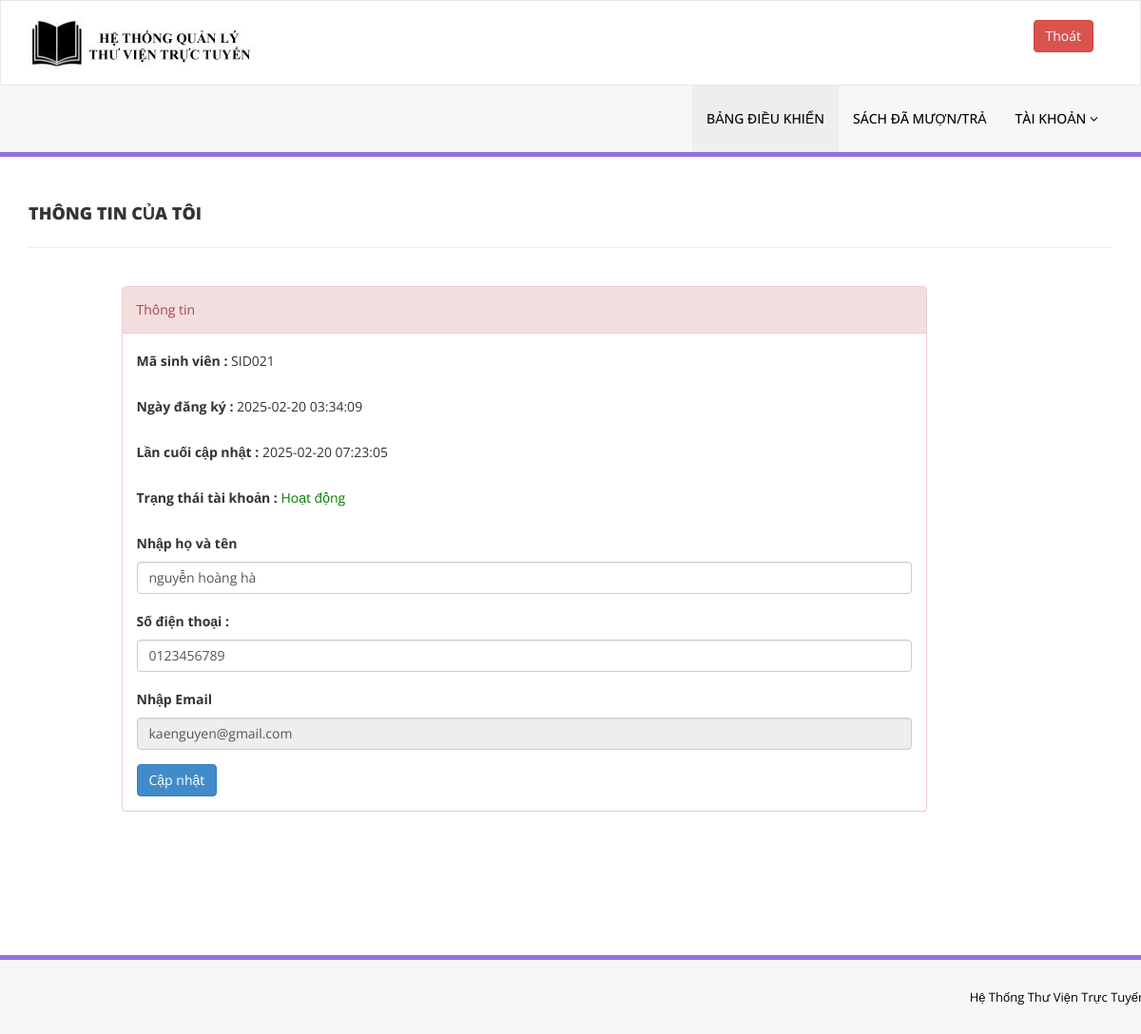
The app's page /library/my-profile.php (signed in) with its own data.
### tables this page shows
CREATE TABLE `tblstudents` (
  `id` int(11) NOT NULL,
  `StudentId` varchar(100) DEFAULT NULL,
  `FullName` varchar(120) DEFAULT NULL,
  `EmailId` varchar(120) DEFAULT NULL,
  `MobileNumber` char(11) DEFAULT NULL,
  `Password` varchar(120) DEFAULT NULL,
  `Status` int(1) DEFAULT NULL,
  `RegDate` timestamp NULL DEFAULT current_timestamp(),
  `UpdationDate` timestamp NULL DEFAULT NULL ON UPDATE current_timestamp()
);

### library/my-profile.php (the view, shortened to what this page needs)
<?php
include('includes/config.php');
if(strlen($_SESSION['login'])==0)
    {
header('location:index.php');
}
else{
?>
<!DOCTYPE html>
<html xmlns="http://www.w3.org/1999/xhtml">
<head>
    <link href="assets/css/bootstrap.css" rel="stylesheet" />
    <link href="assets/css/font-awesome.css" rel="stylesheet" />
    <link href="assets/css/style.css" rel="stylesheet" />
</head>
<body>
<?php include('includes/header.php');?>
    <div class="content-wrapper">
         <div class="container">
        <div class="row pad-botm">
            <div class="col-md-12">
                <h4 class="header-line">THÔNG TIN CỦA TÔI</h4>
                            </div>
        </div>
             <div class="row">
<div class="col-md-9 col-md-offset-1">
               <div class="panel panel-danger">
                        <div class="panel-heading">
                           Thông tin
                        </div>
                        <div class="panel-body">
                            <form name="signup" method="post">
<?php
$sid=$_SESSION['stdid'];
$sql="SELECT StudentId,FullName,EmailId,MobileNumber,RegDate,UpdationDate,Status from  tblstudents  where StudentId=:sid ";
$query = $dbh -> prepare($sql);
$query-> bindParam(':sid', $sid, PDO::PARAM_STR);
$query->execute();
$results=$query->fetchAll(PDO::FETCH_OBJ);
if($query->rowCount() > 0)
{
foreach($results as $result)
{               ?>
<div class="form-group">
<label>Mã sinh viên : </label>
<?php echo htmlentities($result->StudentId);?>
</div>
<div class="form-group">
<label>Ngày đăng ký : </label>
<?php echo htmlentities($result->RegDate);?>
</div>
<?php if($result->UpdationDate!=""){?>
<div class="form-group">
<label>Lần cuối cập nhật : </label>
<?php echo htmlentities($result->UpdationDate);?>
</div>
<?php } ?>
<div class="form-group">
<label>Trạng thái tài khoản : </label>
<?php if($result->Status==1){?>
<span style="color: green">Hoạt động</span>
<?php } else { ?>
<span style="color: red">Không hoạt động</span>
<?php }?>
</div>
<div class="form-group">
<label>Nhập họ và tên</label>
<input class="form-control" type="text" name="fullanme" value="<?php echo htmlentities($result->FullName);?>" autocomplete="off" required />
</div>
<div class="form-group">
<label>Số điện thoại :</label>
<input class="form-control" type="text" name="mobileno" maxlength="10" value="<?php echo htmlentities($result->MobileNumber);?>" autocomplete="off" required />
</div>
<div class="form-group">
<label>Nhập Email</label>
<input class="form-control" type="email" name="email" id="emailid" value="<?php echo htmlentities($result->EmailId);?>"  autocomplete="off" required readonly />
</div>
<?php }} ?>
<button type="submit" name="update" class="btn btn-primary" id="submit">Cập nhật </button>
                                    </form>
                            </div>
                        </div>
                            </div>
        </div>
    </div>
    </div>
    <?php include('includes/footer.php');?>
</body>
</html>
<?php } ?>

### library/assets/css/style.css (style rules this page uses)
.content-wrapper { margin-top: 40px; min-height:800px; padding-bottom:90px; }
.header-line { font-weight:900; padding-bottom:25px; border-bottom:1px solid #eeeeee; text-transform:uppercase; }
.pad-botm { padding-bottom:30px; }

### records on screen
tblstudents: StudentId "SID021", RegDate "2025-02-20 03:34:09", UpdationDate "2025-02-20 07:23:05", Status "Hoạt động", fullanme "nguyễn hoàng hà", mobileno "0123456789", email "kaenguyen@gmail.com"
